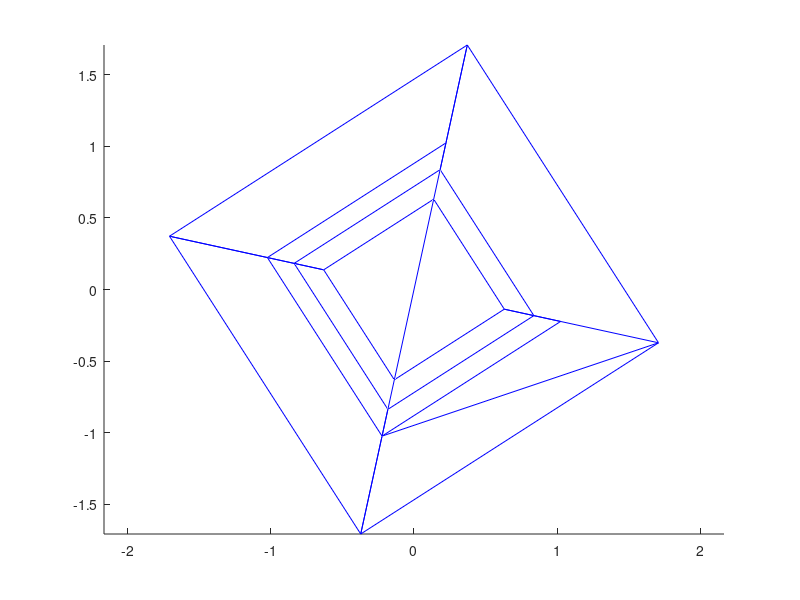

The MATLAB source for this figure:
clear all;
load traversal
load coords

figure(1);
hold on;

%%
t = 1;

rotMat1 = [ cos(t)  sin(t)  0  0;
          -sin(t)  cos(t)  0  0; % XY rotation
             0         0       1  0;
             0         0       0  1];

rotMat2 = [1  0    0        0;
           0  1    0        0;    % ZW rotation
           0  0  cos(t)  -sin(t);
           0  0  sin(t)   cos(t)];  

points = coords([traversal(1,2);traversal(:,3)],2:end)';
rot_points = rotMat1*rotMat2*points;
points3 = 2*rot_points(1:3,:)./abs(3-ones(3,1)*rot_points(4,:));
plot3(points3(1,:),points3(2,:),points3(3,:),'b-')
axis equal